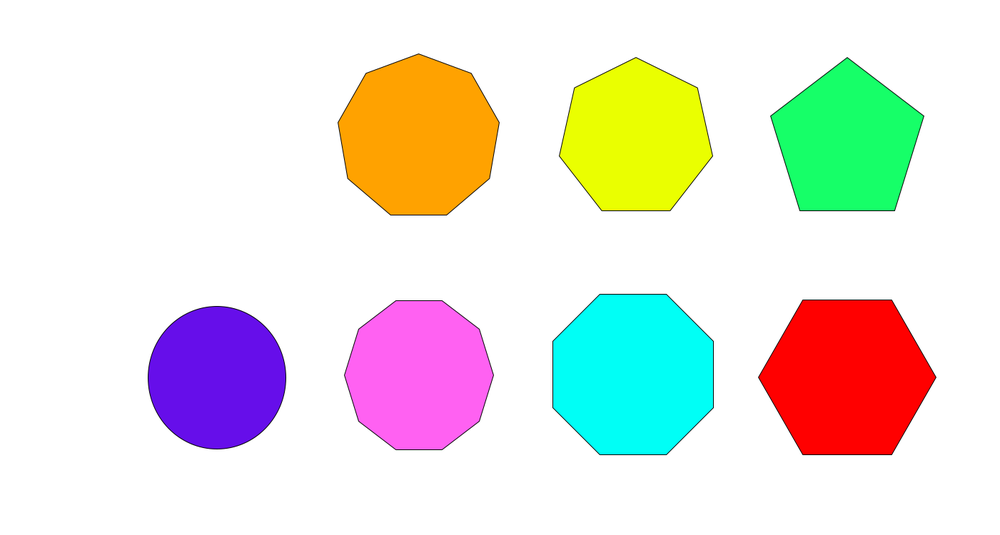
#> input picture Universty Projects/Computer Vision/3.png, 1000 x 535 px, shrunk from 1401 x 750 before the run, found by its file name
$ python ProjectModifyed.py
#> lines starting #> are read from the running program, lines starting #| are printed output that depends on the picture; after the words box and inside, x2 and y2 are one past the last pixel; in counts of white or black regions, pixels touching at a corner belong together
import cv2
import numpy as np

img = cv2.imread('C:\\Universty Projects\\Computer Vision\\3.png')
#> img is the input picture: shape (535, 1000, 3); mean B, G, R 220.6, 228.7, 231.6
original = img.copy()

gray = cv2.cvtColor(img, cv2.COLOR_BGR2GRAY)
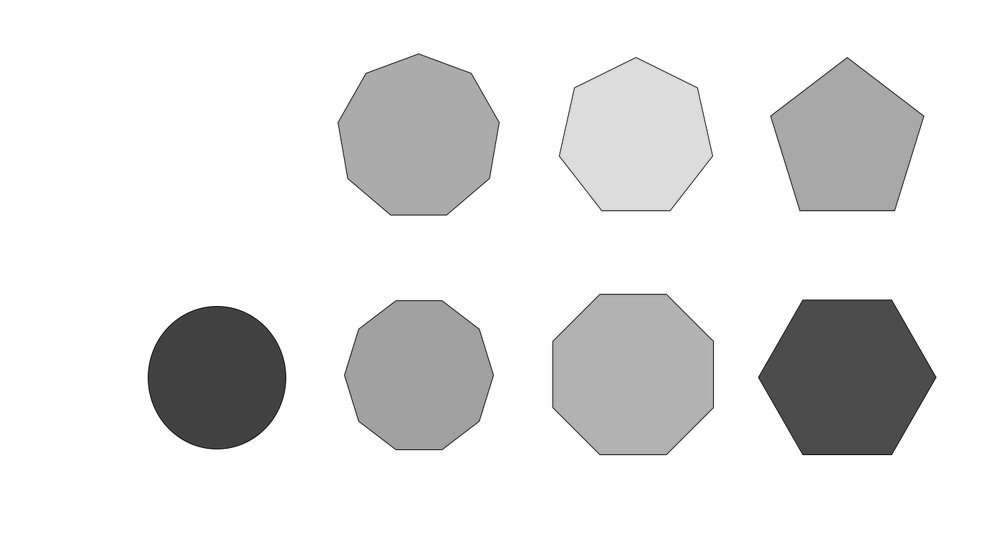
#> gray: shape (535, 1000); min 19, max 255, mean 228.6

# separate objects
_, thresh = cv2.threshold(gray, 0, 255, cv2.THRESH_BINARY_INV + cv2.THRESH_OTSU)
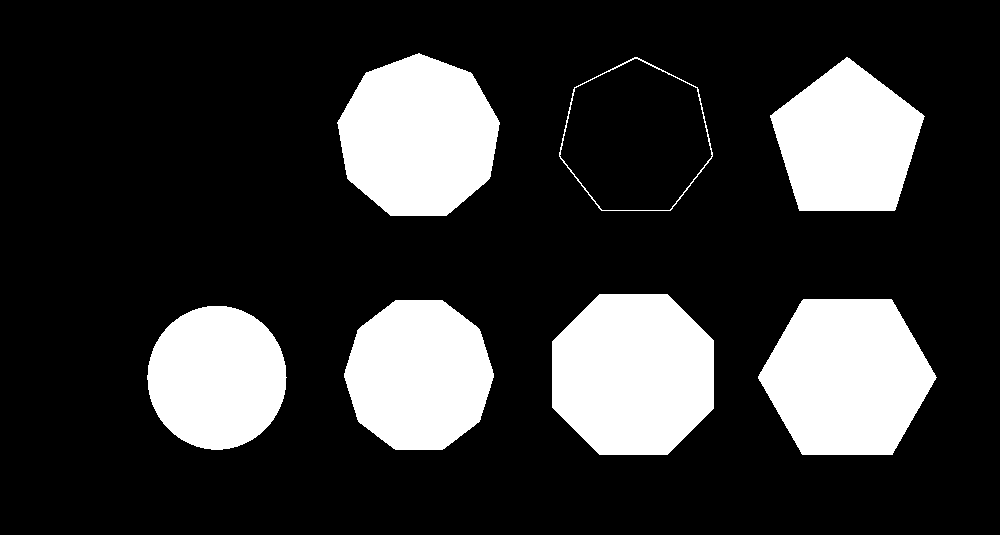
#> thresh: shape (535, 1000); 21.1% white; 7 white regions

# Find contours
contours, _ = cv2.findContours(thresh, cv2.RETR_EXTERNAL, cv2.CHAIN_APPROX_SIMPLE)
#> contours = 7 contours; box (x1, y1, x2, y2) and area: (552, 294, 714, 455) 21435, (758, 299, 937, 455) 20713, (337, 53, 500, 216) 19805, (559, 57, 713, 211) 17445, (344, 300, 494, 450) 17261, (770, 57, 925, 211) 16301, (147, 306, 287, 450) 15512

# To order objects by size
sorted_contours = sorted(contours, key=cv2.contourArea, reverse=True)
#> sorted_contours has the same summary as contours

object_count = 0

distinct_colors = [
    (0, 255, 0),      # Green
    (255, 0, 0),      # Blue
    (0, 0, 255),      # Red
    (255, 0, 255),    # Magenta
    (255, 255, 0),    # Cyan
    (128, 0, 128),    # Purple
    (0, 200, 190),    # Yellow
    (255, 165, 0),    # Orange
    (0, 128, 255),    # Light Blue
    (128, 255, 0)     # Lime
]

colors = []

for i, cnt in enumerate(sorted_contours):
    area = cv2.contourArea(cnt)
    object_count += 1

    # The outline detection of each object
    x, y, w, h = cv2.boundingRect(cnt)

    # Pick color
    color = distinct_colors[i % len(distinct_colors)]
    colors.append(color)

    cv2.rectangle(img, (x, y), (x + w, y + h), color, 2)

    # Shape detection
    shape = "Unknown"
    approx = cv2.approxPolyDP(cnt, 0.01 * cv2.arcLength(cnt, True), True)
    vertices = len(approx)

    if vertices == 3:
        shape = "Triangle"
    elif vertices == 4:
        aspect_ratio = float(w) / h
        shape = "Square" if 0.95 <= aspect_ratio <= 1.05 else "Rectangle"
    elif vertices == 5:
        shape = "Pentagon"
    elif vertices == 6:
        shape = "Hexagon"
    elif vertices == 7:
        shape = "Heptagon"
    elif vertices == 8:
        shape = "Octagon"
    elif vertices == 9:
        shape = "Nonagon"
    elif vertices == 10:
        shape = "Decagon"
    elif vertices > 10:
        shape = "Circle"

    # The information above each object
    label = f"{i+1}. {shape} - {int(area)} px"
    cv2.putText(img, label, (x, y - 10), cv2.FONT_HERSHEY_SIMPLEX, 0.6, color, 2)
#> this loop made 7 passes
#> (area, x, y, w, h, color, shape, vertices) on passes 1 to 7: (21435, 552, 294, 162, 161, (0, 255, 0), 'Octagon', 8), (20713, 758, 299, 179, 156, (255, 0, 0), 'Hexagon', 6), (19805, 337, 53, 163, 163, (0, 0, 255), 'Nonagon', 9), (17445, 559, 57, 154, 154, (255, 0, 255), 'Heptagon', 7), (17261, 344, 300, 150, 150, (255, 255, 0), 'Decagon', 10), (16301, 770, 57, 155, 154, (128, 0, 128), 'Pentagon', 5), (15512, 147, 306, 140, 144, (0, 200, 190), 'Circle', 15)
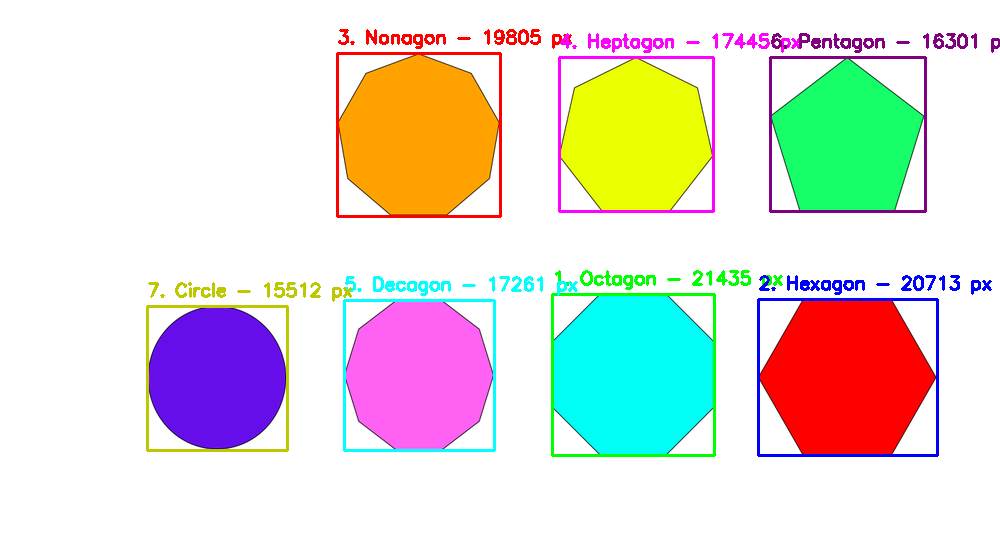
#> img: shape (535, 1000, 3); 4.12% of pixels changed, all inside (x1, y1, x2, y2) = (146, 29, 1000, 457)
#> after the loop, colors = [(0, 255, 0), (255, 0, 0), (0, 0, 255), (255, 0, 255), (255, 255, 0), (128, 0, 128), (0, 200, 190)]; object_count = 7

cv2.putText(img, f"Total Objects: {object_count}", (10, img.shape[0] - 20),
            cv2.FONT_HERSHEY_SIMPLEX, 0.8, (0, 0, 255), 2)
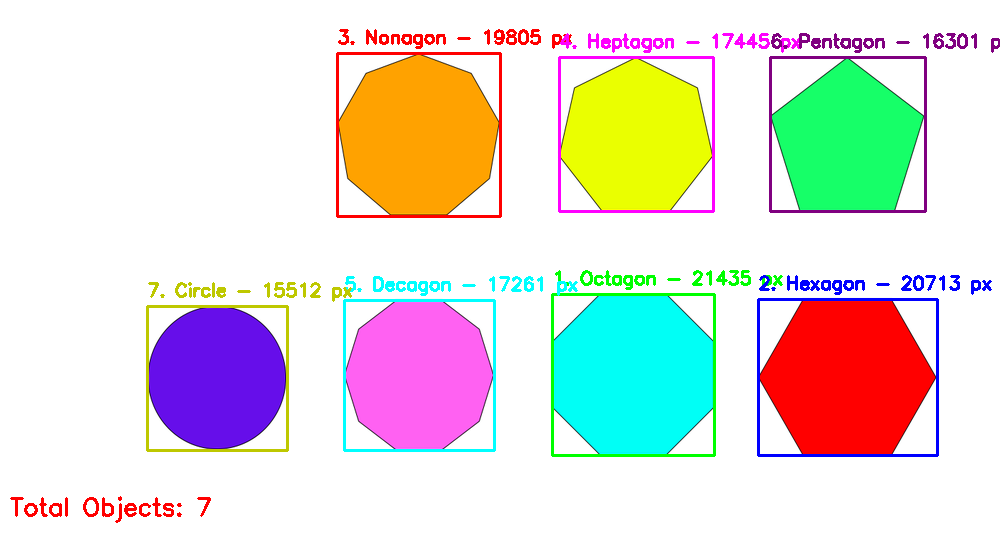
#> img: shape (535, 1000, 3); 0.24% of pixels changed, all inside (x1, y1, x2, y2) = (10, 496, 211, 523)

# The list of objects on the left
legend_y = 40
for idx, color in enumerate(colors):
    cv2.rectangle(img, (10, legend_y), (30, legend_y + 20), color, -1)
    cv2.putText(img, f"Object {idx+1}", (40, legend_y + 20), cv2.FONT_HERSHEY_SIMPLEX, 1.0, (0, 0, 0), 1)
    legend_y += 40
#> this loop made 7 passes
#> (color, legend_y) on passes 1 to 7: ((0, 255, 0), 80), ((255, 0, 0), 120), ((0, 0, 255), 160), ((255, 0, 255), 200), ((255, 255, 0), 240), ((128, 0, 128), 280), ((0, 200, 190), 320)
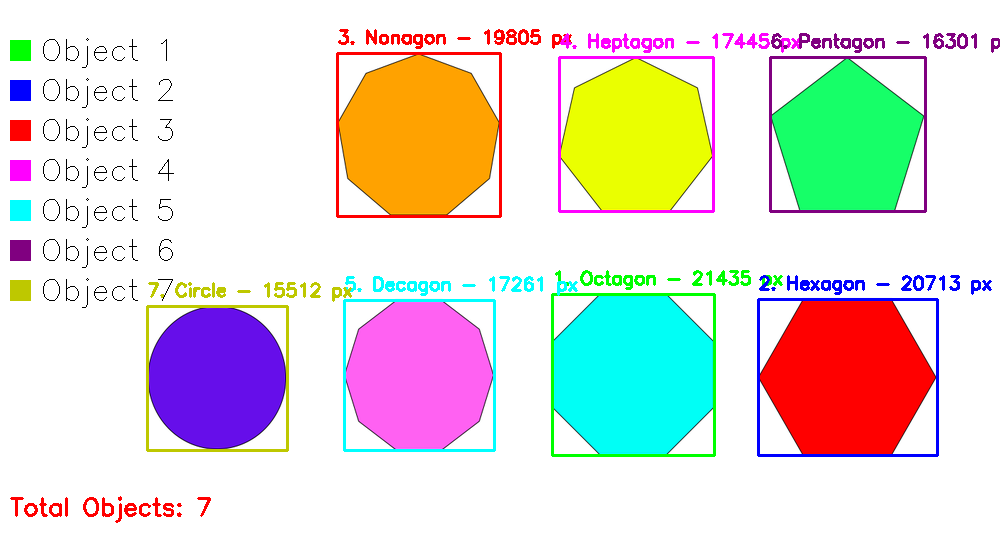
#> img: shape (535, 1000, 3); 0.95% of pixels changed, all inside (x1, y1, x2, y2) = (10, 38, 174, 308)
#> after the loop, legend_y = 320

cv2.imshow("Advanced Object Analyzer", img)
cv2.waitKey(0)
cv2.destroyAllWindows()

$ run again, with Universty Projects/Computer Vision/2.png copied over Universty Projects/Computer Vision/3.png
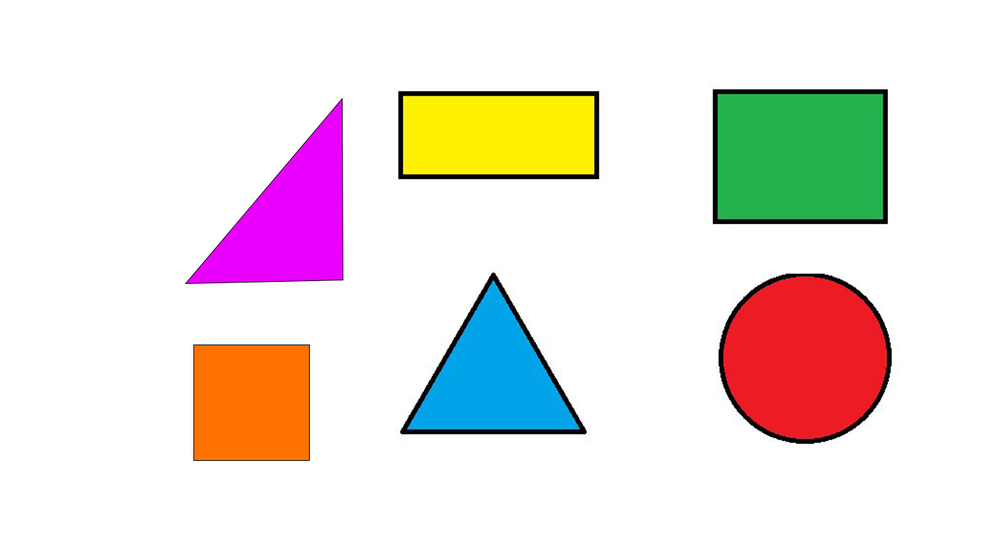
#> input picture Universty Projects/Computer Vision/2.png, 1000 x 535 px, shrunk from 1401 x 750 before the run, found by its file name
#> img is the input picture: shape (535, 1000, 3); mean B, G, R 220.3, 225, 233.7
#> `_, thresh = cv2.threshold(gray, 0, 255, cv2.THRESH_BINARY_INV + cv2.TH..`:
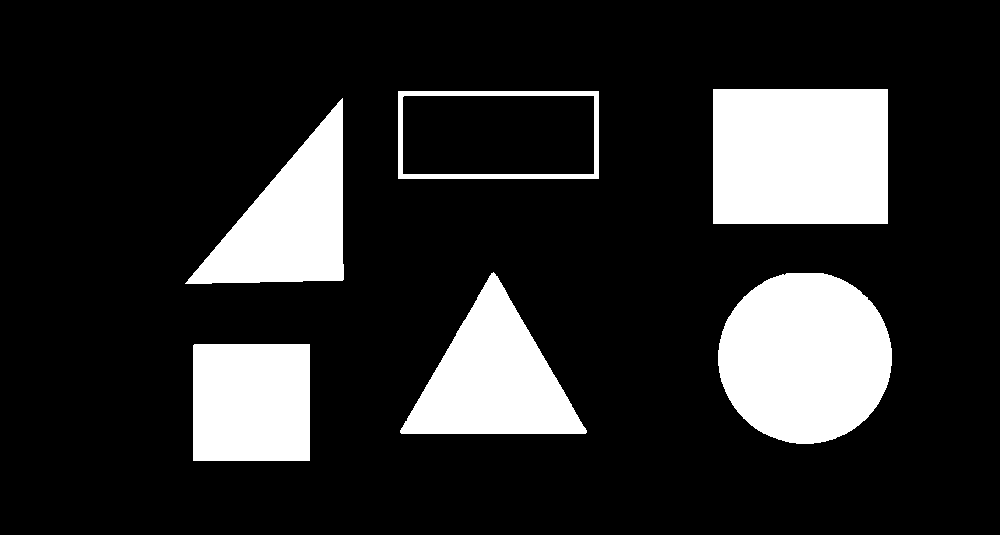
#> thresh: shape (535, 1000); 17.5% white; 6 white regions
#> contours = 6 contours; box (x1, y1, x2, y2) and area: (713, 89, 888, 224) 23316, (718, 273, 892, 444) 23218, (398, 91, 599, 179) 17400, (400, 272, 587, 434) 15336, (185, 98, 344, 284) 14323, (193, 344, 310, 461) 13456
#> sorted_contours has the same summary as contours
#> the loop `for i, cnt in enumerate(sorted_contours):` made 6 passes
#> (area, x, y, w, h, color, shape, approx) on passes 1, 3, 6: (23316, 713, 89, 175, 135, (0, 255, 0), 'Rectangle', [[713, 89], [713, 223], [887, 223], [887, 89]]), (17400, 398, 91, 201, 88, (0, 0, 255), 'Rectangle', [[398, 91], [398, 178], [598, 178], [598, 91]]), (13455.5, 193, 344, 117, 117, (128, 0, 128), 'Square', [[194, 344], [193, 460], [309, 460], [309, 344]])
#> after the loop `for i, cnt in enumerate(sorted_contours):`: colors = [(0, 255, 0), (255, 0, 0), (0, 0, 255), (255, 0, 255), (255, 255, 0), (128, 0, 128)]; object_count = 6
#> the loop `for idx, color in enumerate(colors):` made 6 passes
#> (color, legend_y) on passes 1 to 6: ((0, 255, 0), 80), ((255, 0, 0), 120), ((0, 0, 255), 160), ((255, 0, 255), 200), ((255, 255, 0), 240), ((128, 0, 128), 280)
#> after the loop `for idx, color in enumerate(colors):`:
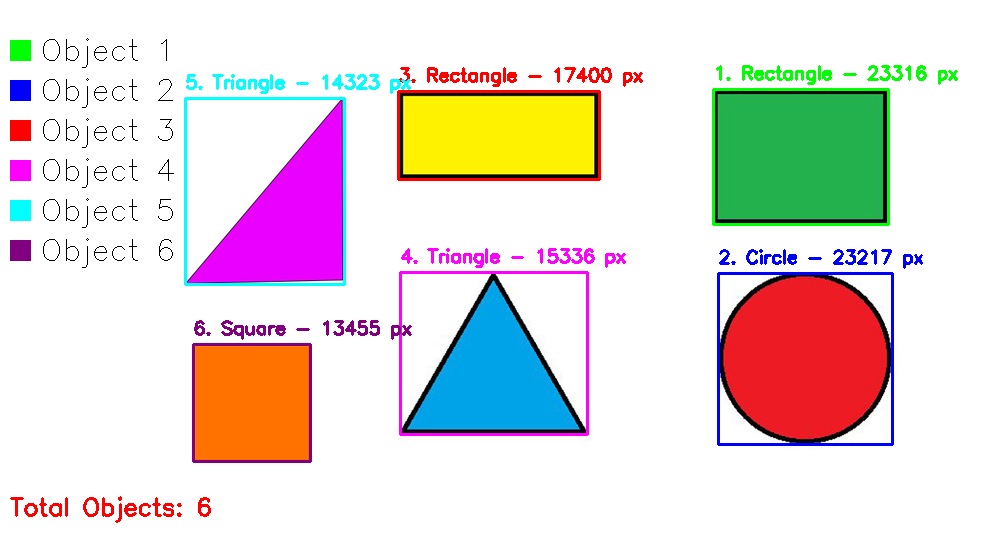
#> img: shape (535, 1000, 3); mean B, G, R 215.8, 218, 228
#> after the loop `for idx, color in enumerate(colors):`: legend_y = 280
